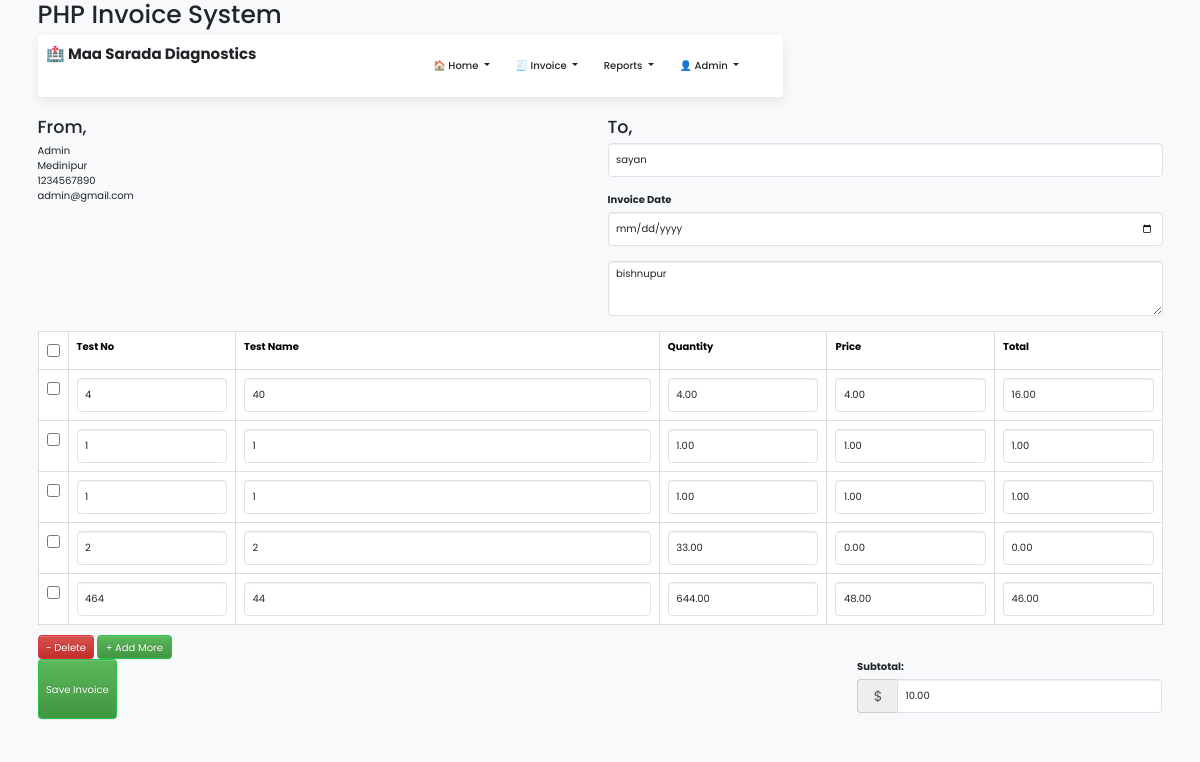
The app's page /edit_invoice.php?update_id=693 (signed in) with its own data.
### tables this page shows
CREATE TABLE `invoice_order` (
  `order_id` int(11) NOT NULL,
  `user_id` int(11) NOT NULL,
  `order_date` timestamp NOT NULL DEFAULT current_timestamp(),
  `order_receiver_name` varchar(250) NOT NULL,
  `order_receiver_address` text NOT NULL,
  `order_total_before_tax` decimal(10,2) NOT NULL,
  `order_total_tax` decimal(10,2) NOT NULL,
  `order_tax_per` varchar(250) NOT NULL,
  `order_total_after_tax` double(10,2) NOT NULL,
  `order_amount_paid` decimal(10,2) NOT NULL,
  `order_total_amount_due` decimal(10,2) NOT NULL,
  `note` text NOT NULL
);

CREATE TABLE `invoice_order_item` (
  `order_item_id` int(11) NOT NULL,
  `order_id` int(11) NOT NULL,
  `item_code` varchar(250) NOT NULL,
  `item_name` varchar(250) NOT NULL,
  `order_item_quantity` decimal(10,2) NOT NULL,
  `order_item_price` decimal(10,2) NOT NULL,
  `order_item_final_amount` decimal(10,2) NOT NULL
);

### Invoice.php (called while the page is built, shortened)
<?php
class Invoice{
	private $host  = 'localhost';
    private $user  = 'root';
    private $password   = "";
    private $database  = "LabReport";
    private $invoiceOrderTable = 'invoice_order';
	private $invoiceOrderItemTable = 'invoice_order_item';
	private $dbConnect = false;
    public function __construct(){
        if(!$this->dbConnect){
            $conn = new mysqli($this->host, $this->user, $this->password, $this->database);
            if($conn->connect_error){
                die("Error failed to connect to MySQL: " . $conn->connect_error);
            }else{
                $this->dbConnect = $conn;
            }
        }
    }
	private function getData($sqlQuery) {
		$result = mysqli_query($this->dbConnect, $sqlQuery);
		$data= array();
		while ($row = mysqli_fetch_array($result, MYSQLI_ASSOC)) {
			$data[]=$row;
		}
		return $data;
	}
	public function getInvoice($invoiceId){
		$sqlQuery = "
			SELECT * FROM ".$this->invoiceOrderTable."
			WHERE user_id = '".$_SESSION['userid']."' AND order_id = '$invoiceId'";
		$result = mysqli_query($this->dbConnect, $sqlQuery);
		$row = mysqli_fetch_array($result, MYSQLI_ASSOC);
		return $row;
	}
	public function getInvoiceItems($invoiceId){
		$sqlQuery = "
			SELECT * FROM ".$this->invoiceOrderItemTable."
			WHERE order_id = '$invoiceId'";
		return  $this->getData($sqlQuery);
	}
}
?>

### edit_invoice.php (the view, shortened to what this page needs)
<?php
include('inc/header.php');
include 'Invoice.php';
$invoice = new Invoice();
$invoice->checkLoggedIn();
if(!empty($_GET['update_id']) && $_GET['update_id']) {
    $invoiceValues = $invoice->getInvoice($_GET['update_id']);
    $invoiceItems = $invoice->getInvoiceItems($_GET['update_id']);
}
?>
<link href="css/style.css" rel="stylesheet">
<?php include('inc/container.php');?>
<div class="container content-invoice">
    <form action="" id="invoice-form" method="post" class="invoice-form" role="form" novalidate="">
        <div class="load-animate animated fadeInUp">
            <div class="row">
                <div class="col-xs-8 col-sm-8 col-md-8 col-lg-8">
                    <h1 class="title">PHP Invoice System</h1>
                    <?php include('menu.php');?>
                </div>
            </div>
            <div class="row">
                <div class="col-xs-12 col-sm-6 col-md-6 col-lg-6">
                    <h3>From,</h3>
                    <?php echo $_SESSION['user']; ?><br>
                    <?php echo $_SESSION['address']; ?><br>
                    <?php echo $_SESSION['mobile']; ?><br>
                    <?php echo $_SESSION['email']; ?><br>
                </div>
                <div class="col-xs-12 col-sm-6 col-md-6 col-lg-6 pull-right">
                    <h3>To,</h3>
                    <div class="form-group">
                        <input value="<?php echo $invoiceValues['order_receiver_name']; ?>" type="text" class="form-control" name="companyName" id="companyName" placeholder="Company Name" autocomplete="off">
                    </div>
                    <div class="form-group">
    <label>Invoice Date</label>
    <input
        type="date"
        class="form-control"
        name="invoiceDate"
        value="<?php echo $invoiceValues['order_date']; ?>"
        required
    >
</div>
                    <div class="form-group">
                        <textarea class="form-control" rows="3" name="address" id="address" placeholder="Your Address"><?php echo $invoiceValues['order_receiver_address']; ?></textarea>
                    </div>
                </div>
            </div>
            <div class="row">
                <div class="col-xs-12 col-sm-12 col-md-12 col-lg-12">
                    <table class="table table-bordered table-hover" id="invoiceItem">
                        <tr>
                            <th width="2%"><input id="checkAll" class="formcontrol" type="checkbox"></th>
                            <th width="15%">Test No</th>
                            <th width="38%">Test Name</th>
                            <th width="15%">Quantity</th>
                            <th width="15%">Price</th>
                            <th width="15%">Total</th>
                        </tr>
                        <?php
                        $count = 0;
                        foreach($invoiceItems as $invoiceItem){
                            $count++;
                        ?>
                        <tr>
                            <td><input class="itemRow" type="checkbox"></td>
                            <td><input type="text" value="<?php echo $invoiceItem["item_code"]; ?>" name="productCode[]" id="productCode_<?php echo $count; ?>" class="form-control" autocomplete="off"></td>
                            <td><input type="text" value="<?php echo $invoiceItem["item_name"]; ?>" name="productName[]" id="productName_<?php echo $count; ?>" class="form-control" autocomplete="off"></td>
                            <td><input type="number" value="<?php echo $invoiceItem["order_item_quantity"]; ?>" name="quantity[]" id="quantity_<?php echo $count; ?>" class="form-control quantity" autocomplete="off"></td>
                            <td><input type="number" value="<?php echo $invoiceItem["order_item_price"]; ?>" name="price[]" id="price_<?php echo $count; ?>" class="form-control price" autocomplete="off"></td>
                            <td><input type="number" value="<?php echo $invoiceItem["order_item_final_amount"]; ?>" name="total[]" id="total_<?php echo $count; ?>" class="form-control total" autocomplete="off"></td>
                        </tr>
                        <?php } ?>
                    </table>
                </div>
            </div>
            <div class="row">
                <div class="col-xs-12 col-sm-3 col-md-3 col-lg-3">
                    <button class="btn btn-danger delete" id="removeRows" type="button">- Delete</button>
                    <button class="btn btn-success" id="addRows" type="button">+ Add More</button>
                </div>
            </div>
            <div class="row">
                <div class="col-xs-12 col-sm-8 col-md-8 col-lg-8">
                    <div class="form-group">
                        <input data-loading-text="Updating Invoice..." type="submit" name="invoice_btn" value="Save Invoice" class="btn btn-success submit_btn invoice-save-btm">
                    </div>
                </div>
                <div class="col-xs-12 col-sm-4 col-md-4 col-lg-4">
                    <span class="form-inline">
                        <div class="form-group">
                            <label>Subtotal: &nbsp;</label>
                            <div class="input-group">
                                <div class="input-group-addon currency">$</div>
                                <input value="<?php echo $invoiceValues['order_total_before_tax']; ?>" type="number" class="form-control" name="subTotal" id="subTotal" placeholder="Subtotal">
                            </div>
                        </div>
                    </span>
                </div>
            </div>
        </div>
    </form>
</div>

### css/style.css (style rules this page uses)
html { background-color1: #f0f3f4; position: relative; min-height: 100%; }
body { background-color: transparent; color: #58666e; font-family: "Source Sans Pro","Helvetica Neue",Helvetica,Arial,sans-serif; font-size: 14px; line-height: 1.42857; }
.btn-success, .panel-success { background-color: #27c24c !important; border-color: #27c24c !important; color: #fff !important; }
.btn-danger, .panel-danger { background-color: #f05050; border-color: #f05050; color: #fff !important; }
input[type=number] { -moz-appearance: textfield; }
.form-inline .form-group { margin-bottom: 20px; float: right; }
.invoice-save-btm { height:60px;padding:20px;font-size:20px; }

### menu.php (style rules this page uses)
body { font-family: 'Poppins', sans-serif; background-color: #f8f9fa; }

### records on screen
invoice_order: companyName "sayan", address "bishnupur", subTotal "10.00"
invoice_order_item: item_code "4", item_name "40", order_item_quantity "4.00", order_item_price "4.00", order_item_final_amount "16.00"
invoice_order_item: item_code "1", item_name "1", order_item_quantity "1.00", order_item_price "1.00", order_item_final_amount "1.00"
invoice_order_item: item_code "1", item_name "1", order_item_quantity "1.00", order_item_price "1.00", order_item_final_amount "1.00"
invoice_order_item: item_code "2", item_name "2", order_item_quantity "33.00", order_item_price "0.00", order_item_final_amount "0.00"
invoice_order_item: item_code "464", item_name "44", order_item_quantity "644.00", order_item_price "48.00", order_item_final_amount "46.00"

### other values on screen
$_SESSION['user'] "Admin"
$_SESSION['address'] "Medinipur"
$_SESSION['mobile'] "1234567890"
$_SESSION['email'] "admin@gmail.com"
